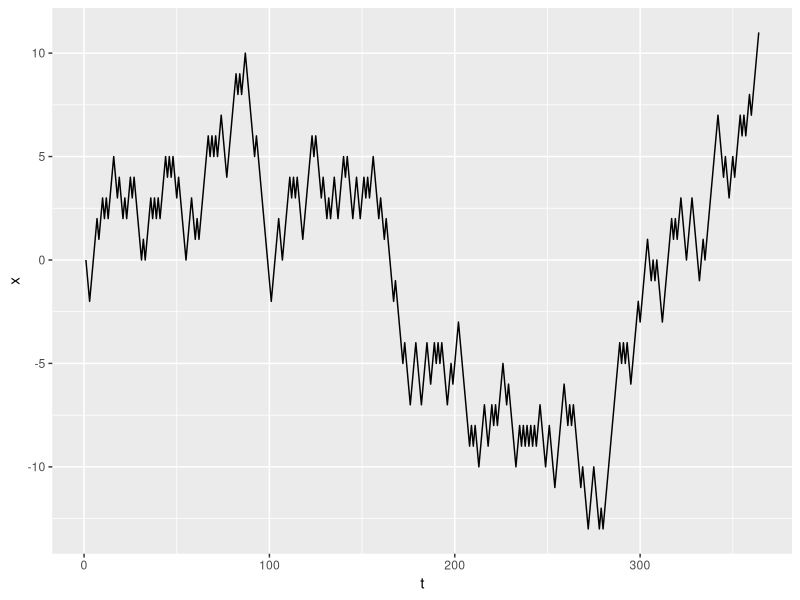

Here is the R script that generated this plot:
library(ggplot2)

# random walk function
rands <- function(k){
  # check to make sure input is an integer.
   k1 = as.integer(k)
  if(k1 != k)stop('rands() requires an integer value to start.')
  
  # initialize i and x
  i=1
  x=0
  while(x[i] != k){
    if(runif(1)<.5)D = 1
    else D = -1
    i = i+1
    x[i] = x[i-1]+ D
    
  }
  return(data.frame(x))
  }

## try it with 11

ser <- data.frame(rands(11))
t <- 1:length(ser$x)
qplot(t,x, data=ser, geom="line")


## try it with "hello"

ser <-data.frame("hello")

## try it with 3.4

ser <- data.frame(3.4)

